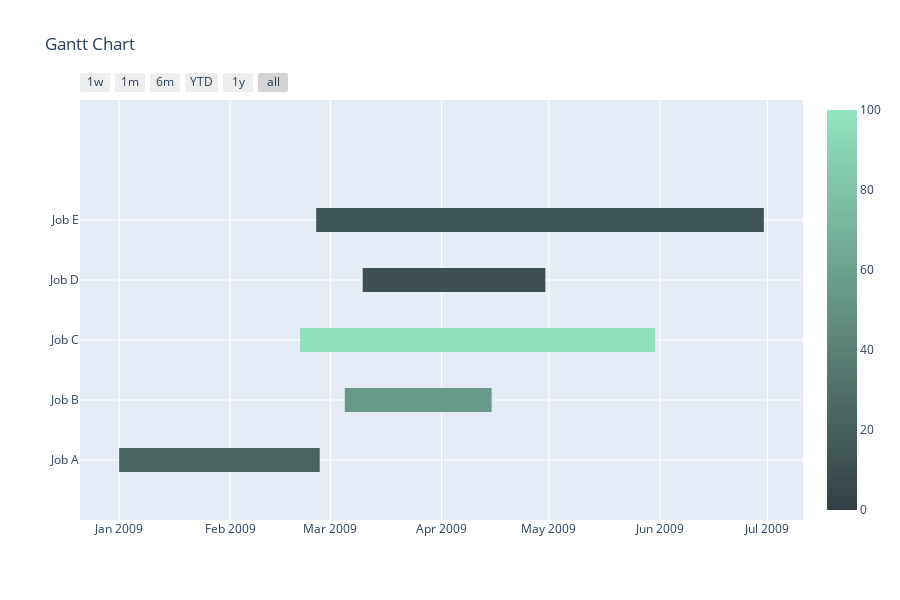

Notebook source saved alongside this figure:
### Markdown cell above
<h4 id="Use-a-Pandas-Dataframe">Use a Pandas Dataframe<a class="anchor-link" href="#Use-a-Pandas-Dataframe">¶</a></h4>

### Code cell
import plotly.figure_factory as ff

import pandas as pd
df = pd.read_csv('https://raw.githubusercontent.com/plotly/datasets/master/gantt_example.csv')

fig = ff.create_gantt(df, colors=['#333F44', '#93e4c1'], index_col='Complete',
                      show_colorbar=True, bar_width=0.2, showgrid_x=True, showgrid_y=True)
fig.show()

### Figure 1 — Plotly figure (JSON) as saved in the notebook; plotly's stock layout.template omitted (floating-point values rounded to 4 significant figures)
{"data": [{"fill": "toself", "fillcolor": "rgb(103.80000000000001, 153.75, 136.75)", "hoverinfo": "name", "legendgroup": "rgb(103.80000000000001, 153.75, 136.75)", "mode": "none", "name": "55", "showlegend": false, "type": "scatter", "x": ["2009-03-05", "2009-04-15", "2009-04-15", "2009-03-05"], "y": [0.8, 0.8, 1.2, 1.2]}, {"fill": "toself", "fillcolor": "rgb(144.12, 223.04999999999998, 189.25)", "hoverinfo": "name", "legendgroup": "rgb(144.12, 223.04999999999998, 189.25)", "mode": "none", "name": "97", "showlegend": false, "type": "scatter", "x": ["2009-02-20 12:40:00", "2009-05-30 15:12:44", "2009-05-30 15:12:44", "2009-02-20 12:40:00"], "y": [1.8, 1.8, 2.2, 2.2]}, {"fill": "toself", "fillcolor": "rgb(61.56, 81.15, 81.75)", "hoverinfo": "name", "legendgroup": "rgb(61.56, 81.15, 81.75)", "mode": "none", "name": "11", "showlegend": false, "type": "scatter", "x": ["2009-03-10", "2009-04-30", "2009-04-30", "2009-03-10"], "y": [2.8, 2.8, 3.2, 3.2]}, {"fill": "toself", "fillcolor": "rgb(64.44, 86.1, 85.5)", "hoverinfo": "name", "legendgroup": "rgb(64.44, 86.1, 85.5)", "mode": "none", "name": "14", "showlegend": false, "type": "scatter", "x": ["2009-02-25", "2009-06-30", "2009-06-30", "2009-02-25"], "y": [3.8, 3.8, 4.2, 4.2]}, {"fill": "toself", "fillcolor": "rgb(73.08, 100.95, 96.75)", "hoverinfo": "name", "legendgroup": "rgb(73.08, 100.95, 96.75)", "mode": "none", "name": "23", "showlegend": false, "type": "scatter", "x": ["2009-01-01", "2009-02-26", "2009-02-26", "2009-01-01"], "y": [-0.2, -0.2, 0.2, 0.2]}, {"legendgroup": "rgb(103.80000000000001, 153.75, 136.75)", "marker": {"cmax": 100, "cmin": 0, "color": "rgb(103.80000000000001, 153.75, 136.75)", "colorscale": [[0, "rgb(51.0, 63.0, 68.0)"], [1, "rgb(147.0, 228.0, 193.0)"]], "opacity": 0, "showscale": true, "size": 1}, "mode": "markers", "name": "", "showlegend": false, "text": [null, null], "type": "scatter", "x": ["2009-03-05", "2009-04-15"], "y": [1, 1]}, {"legendgroup": "rgb(144.12, 223.04999999999998, 189.25)", "marker": {"color": "rgb(144.12, 223.04999999999998, 189.25)", "opacity": 0, "size": 1}, "mode": "markers", "name": "", "showlegend": false, "text": [null, null], "type": "scatter", "x": ["2009-02-20 12:40:00", "2009-05-30 15:12:44"], "y": [2, 2]}, {"legendgroup": "rgb(61.56, 81.15, 81.75)", "marker": {"color": "rgb(61.56, 81.15, 81.75)", "opacity": 0, "size": 1}, "mode": "markers", "name": "", "showlegend": false, "text": [null, null], "type": "scatter", "x": ["2009-03-10", "2009-04-30"], "y": [3, 3]}, {"legendgroup": "rgb(64.44, 86.1, 85.5)", "marker": {"color": "rgb(64.44, 86.1, 85.5)", "opacity": 0, "size": 1}, "mode": "markers", "name": "", "showlegend": false, "text": [null, null], "type": "scatter", "x": ["2009-02-25", "2009-06-30"], "y": [4, 4]}, {"legendgroup": "rgb(73.08, 100.95, 96.75)", "marker": {"color": "rgb(73.08, 100.95, 96.75)", "opacity": 0, "size": 1}, "mode": "markers", "name": "", "showlegend": false, "text": [null, null], "type": "scatter", "x": ["2009-01-01", "2009-02-26"], "y": [0, 0]}], "layout": {"height": 600, "hovermode": "closest", "showlegend": false, "title": {"text": "Gantt Chart"}, "xaxis": {"rangeselector": {"buttons": [{"count": 7, "label": "1w", "step": "day", "stepmode": "backward"}, {"count": 1, "label": "1m", "step": "month", "stepmode": "backward"}, {"count": 6, "label": "6m", "step": "month", "stepmode": "backward"}, {"count": 1, "label": "YTD", "step": "year", "stepmode": "todate"}, {"count": 1, "label": "1y", "step": "year", "stepmode": "backward"}, {"step": "all"}]}, "showgrid": true, "type": "date", "zeroline": false}, "yaxis": {"autorange": false, "range": [-1, 6], "showgrid": true, "ticktext": ["Job A", "Job B", "Job C", "Job D", "Job E"], "tickvals": [0, 1, 2, 3, 4], "zeroline": false}}}
